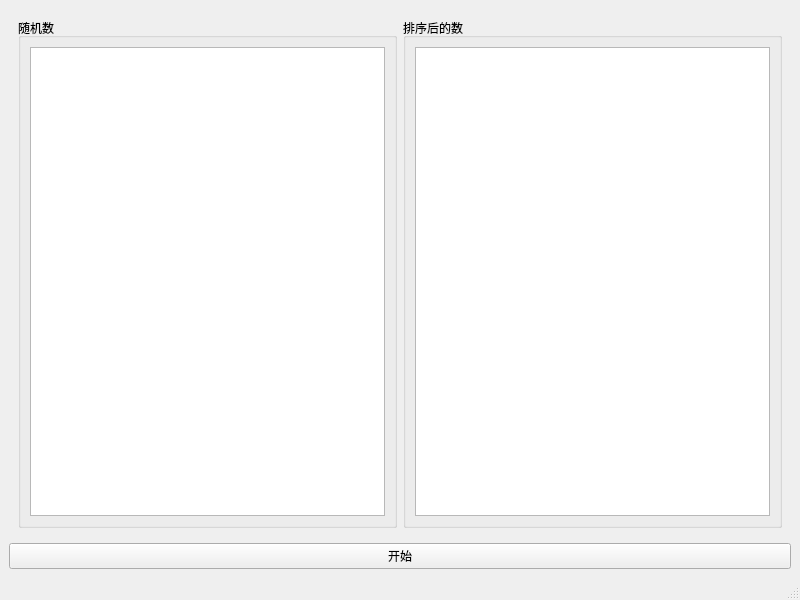
<?xml version="1.0" encoding="UTF-8"?>
<ui version="4.0">
 <class>MainWindow</class>
 <widget class="QMainWindow" name="MainWindow">
  <property name="geometry">
   <rect>
    <x>0</x>
    <y>0</y>
    <width>800</width>
    <height>600</height>
   </rect>
  </property>
  <property name="windowTitle">
   <string>MainWindow</string>
  </property>
  <widget class="QWidget" name="centralwidget">
   <layout class="QVBoxLayout" name="verticalLayout_4">
    <item>
     <widget class="QWidget" name="widget" native="true">
      <layout class="QHBoxLayout" name="horizontalLayout">
       <item>
        <widget class="QGroupBox" name="groupBox">
         <property name="title">
          <string>随机数</string>
         </property>
         <layout class="QVBoxLayout" name="verticalLayout">
          <item>
           <widget class="QListWidget" name="randomListWidget"/>
          </item>
         </layout>
        </widget>
       </item>
       <item>
        <widget class="QGroupBox" name="groupBox_2">
         <property name="title">
          <string>排序后的数</string>
         </property>
         <layout class="QVBoxLayout" name="verticalLayout_3">
          <item>
           <widget class="QListWidget" name="sortListWidget"/>
          </item>
         </layout>
        </widget>
       </item>
      </layout>
     </widget>
    </item>
    <item>
     <widget class="QPushButton" name="startBtn">
      <property name="text">
       <string>开始</string>
      </property>
     </widget>
    </item>
   </layout>
  </widget>
  <widget class="QMenuBar" name="menubar">
   <property name="geometry">
    <rect>
     <x>0</x>
     <y>0</y>
     <width>800</width>
     <height>21</height>
    </rect>
   </property>
  </widget>
  <widget class="QStatusBar" name="statusbar"/>
 </widget>
 <resources/>
 <connections/>
</ui>
